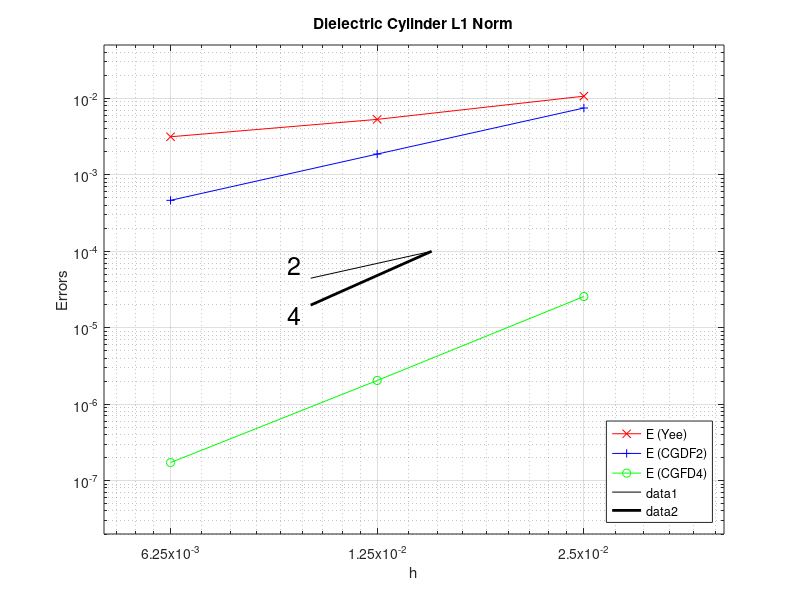

Write the MATLAB code that produced this figure.
%
% Plot convergence rates for the dielectric cylinder
%  Extract results from
%       dielectricCylNFDTDOrder2maxNorm.m
%       dielectricCylNFDTDOrder4maxNorm.m
%       dielectricCylYeeOrder2maxNorm.m
%
clear;
clf;
set(gca,'FontSize',18);

hh = [0.025 0.0125 0.00625 ];
Ex2 = [4.04e-02 1.12e-02 2.88e-03 ];
Ey2 = [3.78e-02 9.84e-03 2.54e-03 ];
Hz2 = [6.64e-02 1.80e-02 4.65e-03 ];
divE2 = [1.38e-02 3.73e-03 1.03e-03 ];

Ex4 = [1.17e-04 4.63e-06 5.18e-07 ];
Ey4 = [1.48e-04 1.07e-05 6.16e-07 ];
Hz4 = [1.62e-04 1.14e-05 9.81e-07 ];
divE4 = [1.10e-04 9.46e-06 1.38e-06 ];

ExY= [5.75e-01 5.58e-01 5.93e-01 ];
EyY = [5.07e-01 4.74e-01 5.43e-01 ];
HzY = [1.36e-01 6.01e-02 6.61e-02 ];
divEY = [1.63e+00 1.95e+00 1.80e+00 ];

E2 = max(Ex2,Ey2);
E4 = max(Ex4,Ey4);
EY = max(ExY,EyY);

%loglog(hh,Ex2,'r-+',hh,Ey2,'g-+',hh,Hz2,'b-+',hh,divE2,'c-+',...
%       hh,Ex4,'r-x',hh,Ey4,'g-x',hh,Hz4,'b-x',hh,divE4,'c-x');
%legend('Ex (2)','Ey (2)','Hz (2)','divE (2)','Ex (4)','Ey (4)','Hz (4)','divE (4)','Location','NorthWest');

loglog(hh,EY,'r-x',hh,E2,'b-+',hh,E4,'g-o');
legend('E (Yee)','E (CGDF2)','E (CGFD4)','Location','SouthEast');


title('Dielectric Cylinder Max Norm');
ylabel('Errors');
xlabel('h');
% set(gca,'XLim',[0.00625,0.025]);
set(gca,'XLim',[0.005,0.04]);
set(gca,'YLim',[0.2e-6,1.]);
set(gca,'XTick',[0.00625 0.0125 0.025 ]);

hl=zeros(2,1); el2=zeros(2,1);  el4=zeros(2,1);
hl(1)=.015; hl(2)=hl(1)/1.5; 
el2(1)=1.e-4; el2(2)=el2(1)*(hl(2)/hl(1))^2; 
el4(1)=1.e-4; el4(2)=el4(1)*(hl(2)/hl(1))^4; 

hold on;

loglog(hl,el2,'k-',hl,el4,'k-','LineWidth',2);

xt=hl(2)*.95; yt=el2(2)*1.5;
text(xt,yt,'2','FontSize',18);
xt=hl(2)*.95; yt=el4(2)*.75;
text(xt,yt,'4','FontSize',18);
grid on;
hold off;

% print('-depsc2','dielectricCylConvergenceRatesMaxNorm.eps');
pause;

% ==================== L1 ===================

Ex2 = [5.00e-03 1.33e-03 3.35e-04 ];
Ey2 = [7.49e-03 1.87e-03 4.64e-04 ];
Hz2 = [9.19e-03 2.29e-03 5.68e-04 ];
divE2 = [1.38e-02 3.73e-03 1.03e-03 ];

Ex4 = [1.01e-05 6.83e-07 7.06e-08 ];
Ey4 = [2.56e-05 2.04e-06 1.72e-07 ];
Hz4 = [2.34e-05 1.80e-06 1.61e-07 ];
divE4 = [1.10e-04 9.46e-06 1.38e-06 ];

ExY = [9.21e-03 4.95e-03 2.97e-03 ];
EyY = [1.07e-02 5.32e-03 3.15e-03 ];
HzY = [1.24e-02 5.90e-03 3.57e-03 ];
divEY = [1.63e+00 1.95e+00 1.80e+00 ];

E2 = max(Ex2,Ey2);
E4 = max(Ex4,Ey4);
EY = max(ExY,EyY);

loglog(hh,EY,'r-x',hh,E2,'b-+',hh,E4,'g-o');
legend('E (Yee)','E (CGDF2)','E (CGFD4)','Location','SouthEast');

title('Dielectric Cylinder L1 Norm');
ylabel('Errors');
xlabel('h');
% set(gca,'XLim',[0.00625,0.025]);
set(gca,'XLim',[0.005,0.04]);
set(gca,'YLim',[.2e-7,.05]);
set(gca,'XTick',[0.00625 0.0125 0.025 ]);

hl=zeros(2,1); el2=zeros(2,1);  el4=zeros(2,1);
hl(1)=.015; hl(2)=hl(1)/1.5; 
el2(1)=1.e-4; el2(2)=el2(1)*(hl(2)/hl(1))^2; 
el4(1)=1.e-4; el4(2)=el4(1)*(hl(2)/hl(1))^4; 

hold on;

loglog(hl,el2,'k-',hl,el4,'k-','LineWidth',2);

xt=hl(2)*.925; yt=el2(2)*1.5;
text(xt,yt,'2','FontSize',18);
xt=hl(2)*.925; yt=el4(2)*.75;
text(xt,yt,'4','FontSize',18);

grid on;
hold off;
% print('-depsc2','dielectricCylConvergenceRatesL1Norm.eps');
